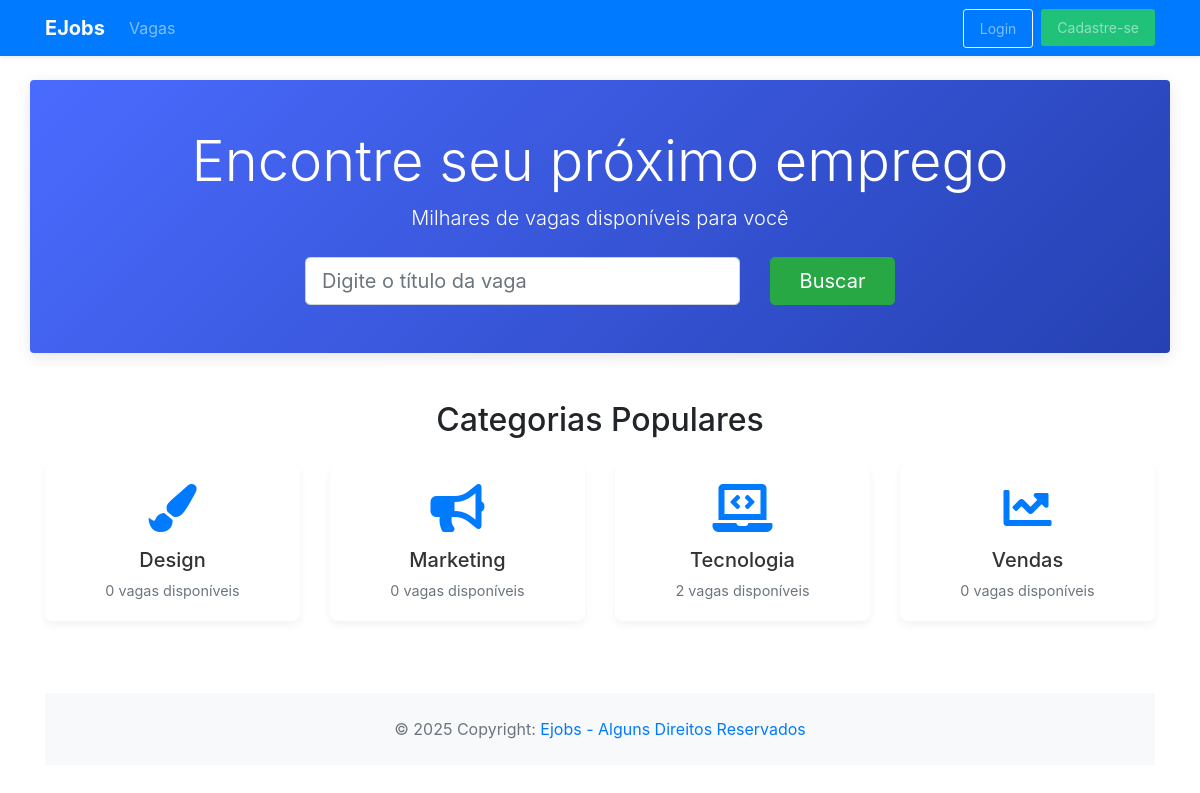
The app's page /app/controller/HomeController.php?action=home with its own data.
### tables this page shows
CREATE TABLE categorias (
    id INT PRIMARY KEY AUTO_INCREMENT,
    nome VARCHAR(255),
    icone VARCHAR(255)
);

### app/controller/HomeController.php (called while the page is built, shortened)
<?php
require_once(__DIR__ . "/../dao/CategoriaDAO.php");
class HomeController extends Controller {
    private CategoriaDAO $categoriaDao;
    public function __construct() {
        $this->categoriaDao = new CategoriaDAO();
        $this->handleAction();
    }
    public function home() {
        $dados = [];
        $dados["categorias"] = $this->categoriaDao->listHome();
        $this->loadView("home/home.php", $dados);
    }
}
new HomeController();

### app/model/Categoria.php (called while the page is built)
<?php
class Categoria {
    private ?int $id;
    private ?string $nome;
    private ?string $icone;
    private ?int $total_vagas;
    public function getId(): ?int
    {
        return $this->id;
    }
    public function setId(?int $id): self
    {
        $this->id = $id;
        return $this;
    }
    public function getNome(): ?string
    {
        return $this->nome;
    }
    public function setNome(?string $nome): self
    {
        $this->nome = $nome;
        return $this;
    }
    public function getIcone(): ?string
    {
        return $this->icone;
    }
    public function setIcone(?string $icone): self
    {
        $this->icone = $icone;
        return $this;
    }
    public function getTotalVagas(): ?int
    {
        return $this->total_vagas;
    }
    public function setTotalVagas(?int $total_vagas): self
    {
        $this->total_vagas = $total_vagas;
        return $this;
    }
}

### app/dao/CategoriaDAO.php (called while the page is built, shortened)
<?php
include_once(__DIR__ . "/../model/Categoria.php");
class CategoriaDAO {
    public function listHome() {
        $conn = Connection::getConn();
        $sql = "SELECT c.id, c.nome, c.icone, COUNT(v.id) AS total_vagas
                FROM categorias c
                LEFT JOIN vaga v ON v.categoria_id = c.id AND v.status = 'Ativo'
                GROUP BY c.id, c.nome, c.icone
                ORDER BY c.nome ASC Limit 4" ;
        $stm = $conn->prepare($sql);
        $stm->execute();
        $result = $stm->fetchAll();
        return $this->mapCategoria($result);
    }
    private function mapCategoria($result) {
        $categorias = array();
        foreach ($result as $dado) {
            $categoria = new Categoria();
            $categoria->setId($dado['id']);
            $categoria->setNome($dado['nome']);
            $categoria->setIcone($dado['icone']);
            $categoria->setTotalVagas($dado['total_vagas'] ?? 0);
            array_push($categorias, $categoria);
        }
        return $categorias;
    }
}

### app/view/home/home.php (the view, shortened to what this page needs)
<?php
require_once(__DIR__ . "/../include/header.php");
require_once(__DIR__ . "/../include/menu.php");
?>
<link rel="stylesheet" href="<?= BASEURL ?>/view/home/home.css">
<link rel="stylesheet" href="<?= BASEURL ?>/view/include/header.css">
<div class="container">
    <div class="row mt-4 mb-5">
        <div class="col-12 text-center py-5 bg-primary text-white rounded banner">
            <h1 class="display-4">Encontre seu próximo emprego</h1>
            <p class="lead">Milhares de vagas disponíveis para você</p>
            <form class="mt-4 job-search-form" method="GET" action="<?= BASEURL ?>/controller/VagaController.php">
                <div class="row justify-content-center">
                    <div class="col-md-6">
                        <input type="text" name="search" class="form-control form-control-lg"
                            placeholder="Digite o título da vaga"
                            value="<?= isset($_GET['search']) ? htmlspecialchars($_GET['search']) : '' ?>"
                            required>
                    </div>
                    <div class="col-md-2">
                        <button type="submit" class="btn btn-success btn-lg btn-block">Buscar</button>
                    </div>
                </div>
            </form>
        </div>
    </div>
    <div class="row mb-5">
        <div class="col-12">
            <h2 class="text-center mb-4">Categorias Populares</h2>
        </div>
        <?php
        foreach($dados['categorias'] as $categoria){
        ?>
            <div class="col-md-3 mb-4">
                <a href="<?= BASEURL ?>/controller/VagaController.php?action=listPublic&idCategoria=<?= $categoria->getId() ?>"
                   class="text-decoration-none">
                    <div class="card text-center category-card">
                        <div class="card-body">
                            <i class="fas <?= $categoria->getIcone() ?> fa-3x mb-3 text-primary"></i>
                            <h5 class="card-title"><?= $categoria->getNome() ?></h5>
                            <p class="card-text text-muted"><?= $categoria->getTotalVagas() ?> vagas disponíveis</p>
                        </div>
                    </div>
                </a>
            </div>
        <?php
        }
        ?>
    </div>
    <?php
    require_once(__DIR__ . "/../include/footer.php");
    ?>

### app/view/home/home.css (style rules this page uses)
.banner { background: linear-gradient(135deg, #4a6bff 0%, #2541b2 100%); padding: 60px 0; border-radius: 8px; box-shadow: 0 4px 15px rgba(0, 0, 0, 0.1); }
.job-search-form { max-width: 900px; margin: 0 auto; }
.category-card { transition: all 0.3s ease; border: none; border-radius: 8px; box-shadow: 0 4px 8px rgba(0, 0, 0, 0.05); height: 100%; cursor: pointer; background-color: #fff; }
.category-card .card-title { color: #333; margin-bottom: 0.5rem; }
.category-card .card-text { color: #6c757d; font-size: 0.9rem; }
.category-card .fa-3x { transition: transform 0.3s ease; }

### records on screen
categorias: nome "Design", TotalVagas "0"
categorias: nome "Marketing", TotalVagas "0"
categorias: nome "Tecnologia", TotalVagas "2"
categorias: nome "Vendas", TotalVagas "0"
